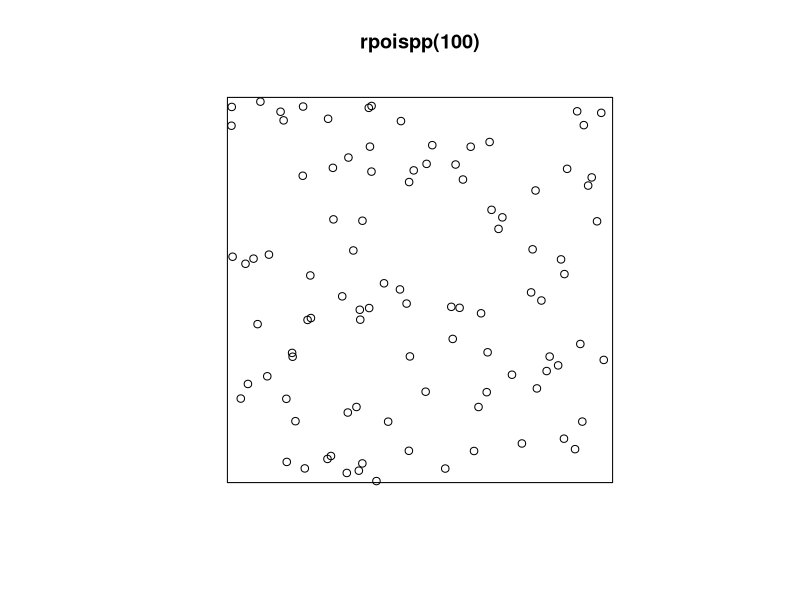
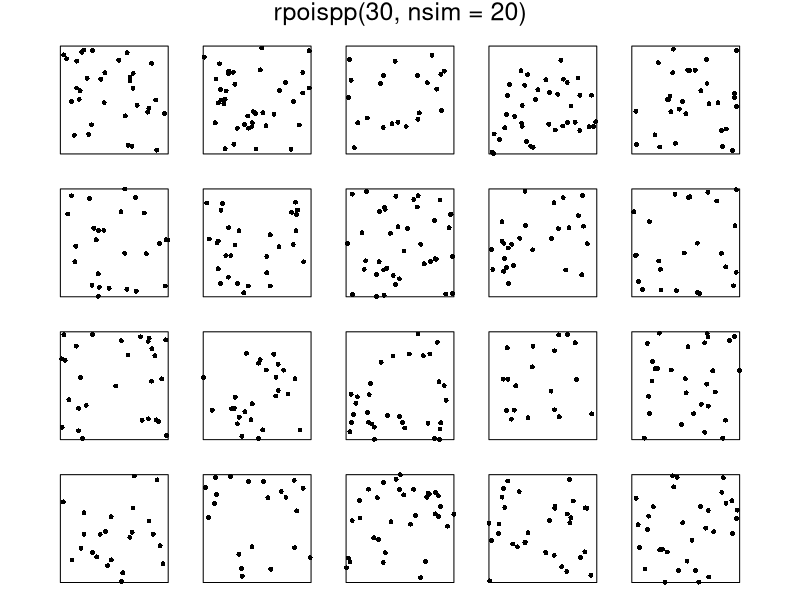
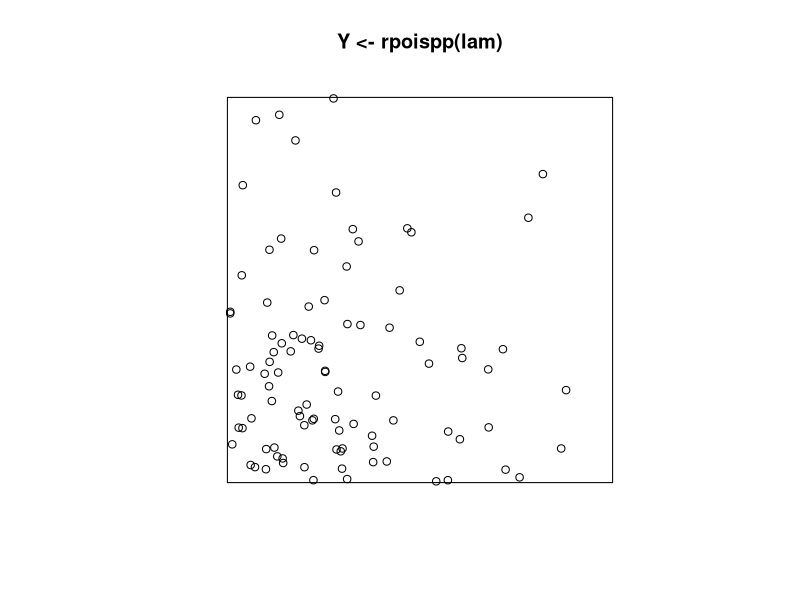
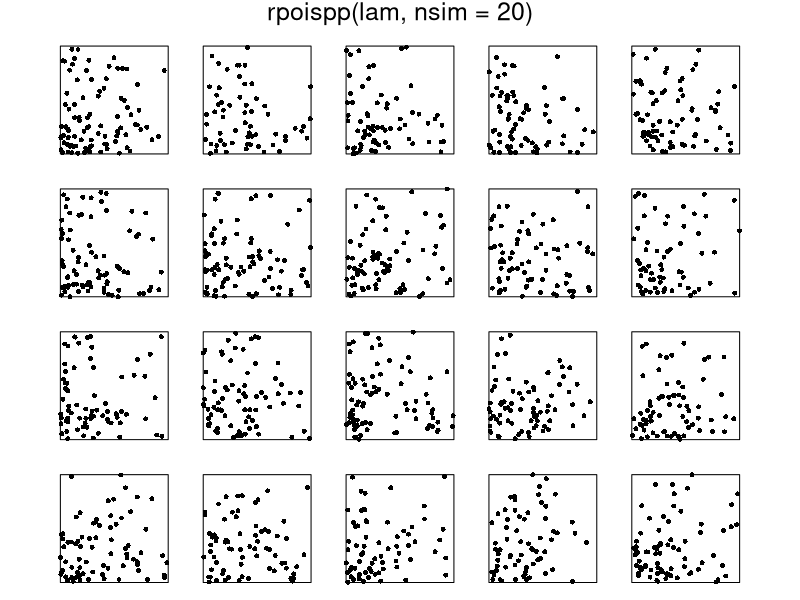
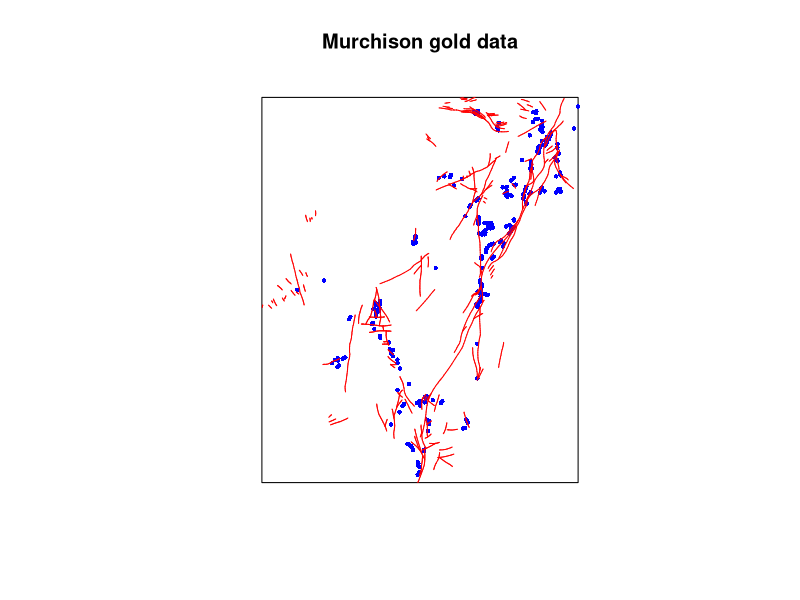
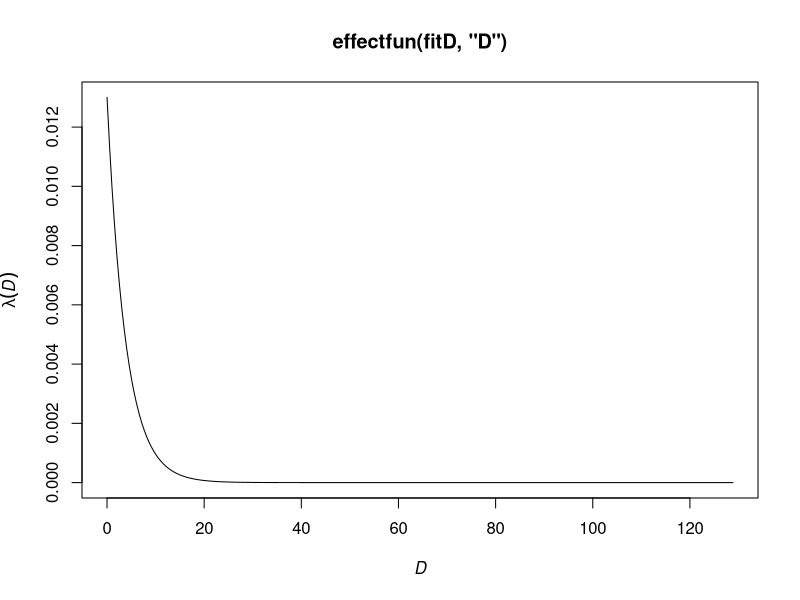
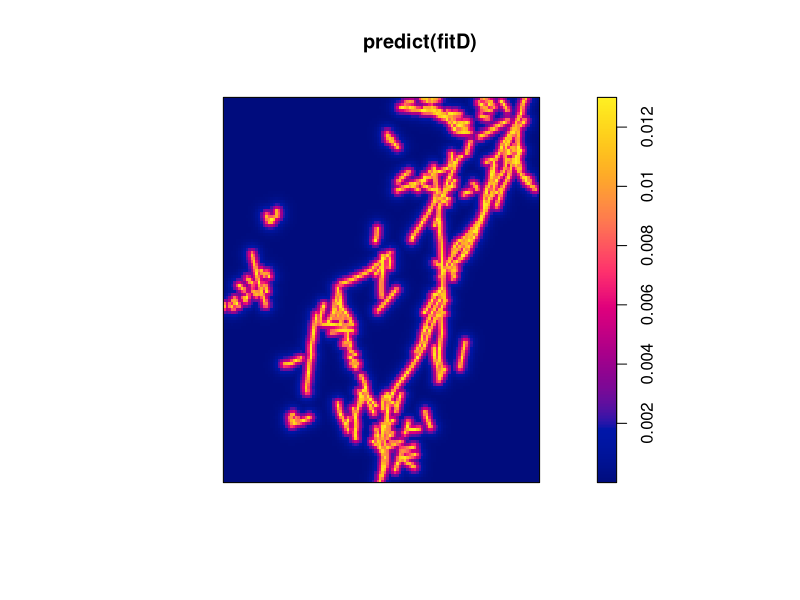
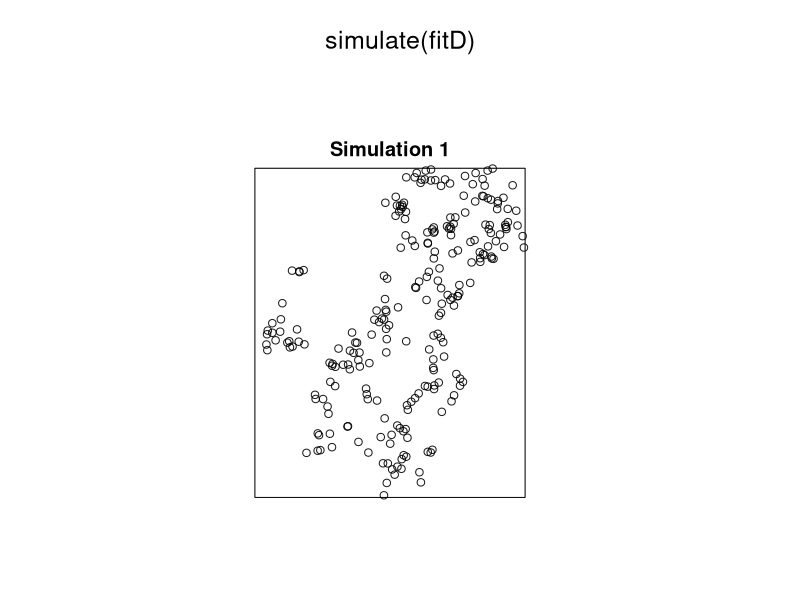

Source code (R) for these figures, in order:
#'      Workshop on analysing spatial point patterns with spatstat
#'                   Aalborg, April 2015
#' 
#'                   Lecturer's R script 
#'                  Session 4: Fitting Poisson models
#' 
#'         Copyright (c) Adrian Baddeley and Ege Rubak 2015
#' 
library(spatstat)

plot(rpoispp(100))
plot(rpoispp(30, nsim=20), main.panel="", mar.panel=1, pch=16)
#' [Point process - 'ensemble']
#' [Poisson properties]

#' [Homogeneous Poisson process is completely specified by its intensity]
intensity(swedishpines)
#' Fit model to data
ppm(swedishpines)
#' No other arguments - assume homogeneous Poisson.
m <- ppm(swedishpines)
class(m)
coef(m)
simulate(m)
#'
lam <- function(x,y) { 400 * exp(-2*(x + y)) }
plot(Y <- rpoispp(lam))
plot(rpoispp(lam, nsim=20), main.panel="", mar.panel=1, pch=16)
#' [Inhomogeneous Poisson process is completely specified by
#' its intensity function.]

#' Fit model. 
ppm(Y ~ x + y)
#' Formula specifies form of **log** intensity
#' [Write out formula before/after fit]
mxy <- ppm(Y ~ x + y)
coef(mxy)

X <- murchison$gold
L <- murchison$faults
X <- rescale(X, 1000, unitname="km")
L <- rescale(L, 1000, unitname="km")
plot(X, main="Murchison gold data", chars=16, cex=0.6, cols="blue")
plot(L, add=TRUE, col="red")
D <- distfun(L)

fitD <- ppm(X ~ D)
fitD
coef(fitD)
#' Fitted coefficients [write formula]
plot(effectfun(fitD, "D"))
confint(fitD)
vcov(fitD)
plot(predict(fitD))
plot(simulate(fitD))

#' test for significance of effect
fit0 <- ppm(X ~ 1)
fit0
anova(fit0, fitD, test="LR")

#'
copP <- rotate(copper$SouthPoints, pi/2)
copL <- rotate(copper$SouthLines, pi/2)
plot(copP, main="Queensland copper data")
plot(copL, add=TRUE)
#'
copD <- distmap(copL)
cfD <- ppm(copP ~ copD)
cf0 <- ppm(copP ~ 1)
anova(cf0, cfD, test="LR")

#' model selection
cfD3 <- ppm(copP ~ polynom(copD, 3))
cfD3
step(cfD3)
